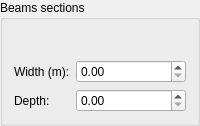
                 <widget class="QGroupBox" name="gbx_form_data_fila_1_beams_sections">
                  <property name="title">
                   <string>Beams sections</string>
                  </property>
                  <layout class="QGridLayout" name="gridLayout_7">
                   <item row="0" column="0">
                    <layout class="QFormLayout" name="frm_beams_sections">
                     <property name="topMargin">
                      <number>29</number>
                     </property>
                     <item row="0" column="0">
                      <widget class="QLabel" name="lbl_beam_sections_width">
                       <property name="text">
                        <string>Width (m):</string>
                       </property>
                      </widget>
                     </item>
                     <item row="0" column="1">
                      <widget class="QDoubleSpinBox" name="spx_beam_sections_width"/>
                     </item>
                     <item row="1" column="0">
                      <widget class="QLabel" name="lbl_beam_sections_depth">
                       <property name="text">
                        <string>Depth:</string>
                       </property>
                      </widget>
                     </item>
                     <item row="1" column="1">
                      <widget class="QDoubleSpinBox" name="spx_beam_sections_depth"/>
                     </item>
                    </layout>
                   </item>
                  </layout>
                 </widget>
